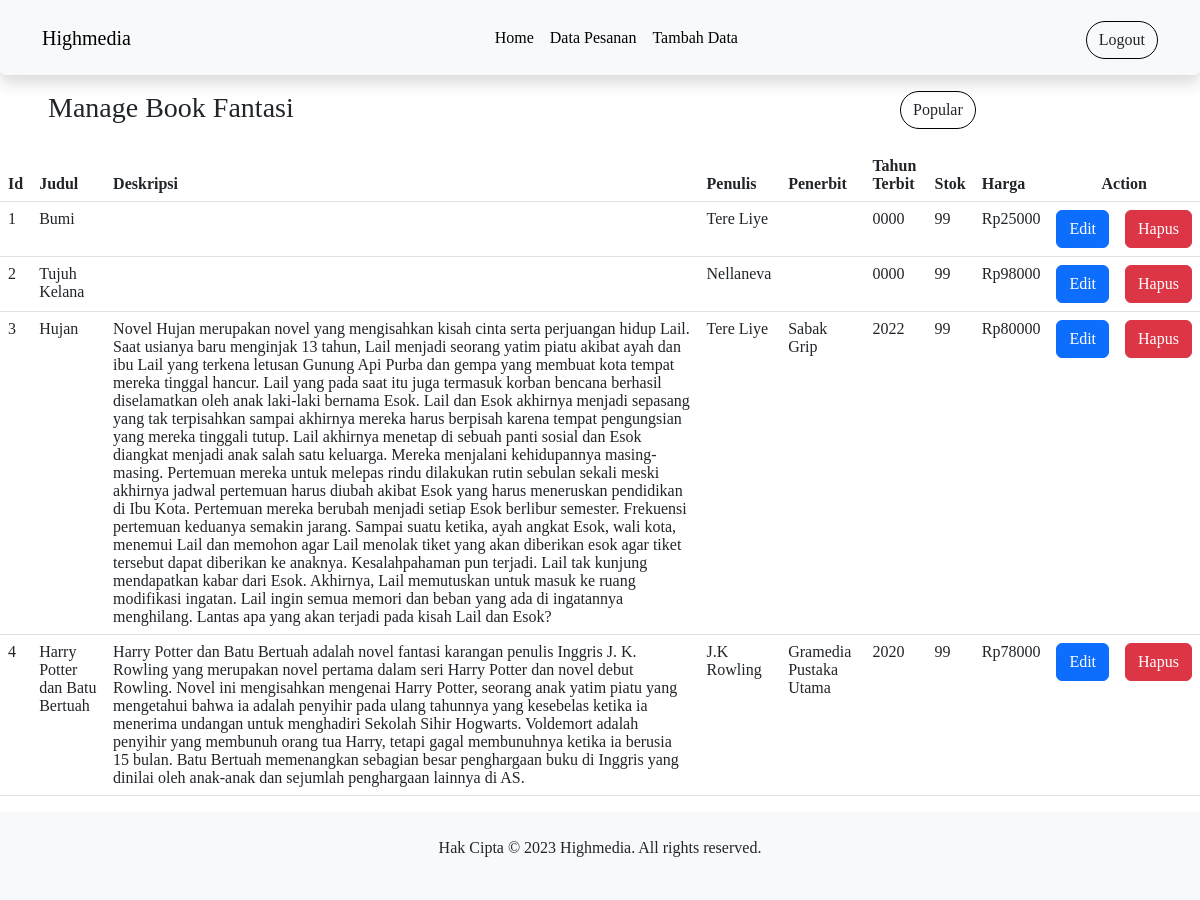
The page /admin/indexFantasi.php on the database its author committed.
### tables this page shows
CREATE TABLE `data_buku_fantasi` (
  `id_buku` int(11) NOT NULL,
  `gambar_buku` varchar(32) NOT NULL,
  `judul_buku` varchar(32) NOT NULL,
  `deskripsi` text NOT NULL,
  `penulis` varchar(32) NOT NULL,
  `penerbit` varchar(32) NOT NULL,
  `tahun_terbit` year(4) NOT NULL,
  `stok` int(11) NOT NULL,
  `harga_satuan` int(11) NOT NULL
);

### koneksi.php (called while the page is built, shortened)
<?php
$koneksi = mysqli_connect("localhost", "root", "", "tokobuku");
function query($query) {
  global $koneksi;
  $result =mysqli_query($koneksi, $query);
  $rows = [];
  while ($row = mysqli_fetch_assoc($result)) {
    $rows[] = $row;
  }
  return $rows;
}
?>

### admin/indexFantasi.php (the view, shortened to what this page needs)
<?php
require '../koneksi.php';
?>
<html>
<head>
  <link rel="stylesheet" href="../css/bootstrap.min.css">
  <link rel="stylesheet" href="../style.css">
</head>
<header>
  <nav class="navbar sticky-top navbar-expand-lg bg-body-tertiary  shadow p-3 mb-3 rounded">
    <div class="container">
      <a class="navbar-brand" href="../index.php">Highmedia</a>
      <div class="collapse navbar-collapse" id="navbarNavAltMarkup">
        <div class="navbar-nav mx-auto">
          <a class="nav-link" aria-current="page" href="index.php">Home</a>
          <a class="nav-link" href="dataPesanan.php">Data Pesanan</a>
          <a class="nav-link" href="tambah.php">Tambah Data</a>
        </div>
        <div class="profile">
          <a href="../login.php" class="btn align-self-end login">Logout</a>
        </div>
      </div>
    </div>
  </nav>
</header>
<body>
  <div class="dataBukuFantasi">
<div class="row">
  <div class="col">
    <div class="white-box">
      <div class="d-md-flex mb-3">
        <h3 class="box-title ms-5">Manage Book Fantasi</h3>
        <div class="col-md-3 col-sm-4 col-xs-6 ms-auto">
        <a href="index.php" class="btn align-self-end login">Popular</a>
        </div>
      </div>
        <div class="table-responsive">
          <table class="table no-wrap">
            <thead>
              <tr>
                <th class="border-top-0">Id</th>
                <th class="border-top-0">Judul</th>
                <th class="border-top-0">Deskripsi</th>
                <th class="border-top-0">Penulis</th>
                <th class="border-top-0">Penerbit</th>
                <th class="border-top-0">Tahun Terbit</th>
                <th class="border-top-0">Stok</th>
                <th class="border-top-0">Harga</th>
                <th class="border-top-0 text-center" colspan="2">Action</th>
              </tr>
            </thead>
            <tbody>
              <?php
                  $noFantasi = 1;
                  $card_buku_fantasi = query("SELECT * FROM `data_buku_fantasi`");
                  foreach($card_buku_fantasi as $dataBukuFantasi){
                ?>
              <tr>
                <td><?php echo $noFantasi++; ?></td>
                <td><?php echo $dataBukuFantasi['judul_buku']; ?></td>
                <td><?php echo $dataBukuFantasi['deskripsi']; ?></td>
                <td><?php echo $dataBukuFantasi['penulis']; ?></td>
                <td><?php echo $dataBukuFantasi['penerbit']; ?></td>
                <td><?php echo $dataBukuFantasi['tahun_terbit']; ?></td>
                <td><?php echo $dataBukuFantasi['stok']; ?></td>
                <td>Rp<?php echo $dataBukuFantasi['harga_satuan']; ?></td>
                <td>
                  <a type="button" class="btn btn-primary edit-btn" data-bs-toggle="modal"
                    data-bs-target="#editModal<?= $noFantasi ?>"
                    data-id="<?php echo $dataBukuFantasi['id_buku']; ?>">Edit</a>
                </td>
                <td>
                  <a href='delete.php?id_buku="<?php echo $dataBuku['id_buku']; ?>"' type="button"
                    class="btn btn-danger">Hapus</a>
              </tr>
              <?php } ?>
            </tbody>
          </table>
        </div>
      </div>
    </div>
  </div>
  <footer class="bg-light text-center py-4">
    <div class="container">
      <p>Hak Cipta &copy; 2023 Highmedia. All rights reserved.</p>
    </div>
  </footer>
</body>
</html>
</body>
</html>

### style.css (style rules this page uses)
.nav-link { color: black; }
* { font-family: 'Times New Roman', Times, serif, 'Poppins'; }
@media (min-width: 992px) { .login { border: 1px solid black; border-radius: 20px; } }
@media (min-width: 992px) { .profile { margin-top: 5px; position: relative; float: right; } }

### rows shown on the page
data_buku_fantasi: judul_buku "Bumi", penulis "Tere Liye", tahun_terbit "0000", stok "99", harga_satuan "25000"
data_buku_fantasi: judul_buku "Tujuh Kelana", penulis "Nellaneva", tahun_terbit "0000", stok "99", harga_satuan "98000"
data_buku_fantasi: judul_buku "Hujan", deskripsi "Novel Hujan merupakan novel yang mengisahkan kisah cinta serta perjuangan hidup Lail. Saat usianya baru menginjak 13 tahun, Lail menjadi seorang yatim piatu akibat ayah dan ibu Lail yang terkena letusan Gunung Api Purba dan gempa yang membuat kota tempat mereka tinggal hancur. Lail yang pada saat itu juga termasuk korban bencana berhasil diselamatkan oleh anak laki-laki bernama Esok. Lail dan Esok akhirnya menjadi sepasang yang tak terpisahkan sampai akhirnya mereka harus berpisah karena tempat pengungsian yang mereka tinggali tutup. Lail akhirnya menetap di sebuah panti sosial dan Esok diangkat menjadi anak salah satu keluarga. Mereka menjalani kehidupannya masing-masing. Pertemuan mereka…", penulis "Tere Liye", penerbit "Sabak Grip", tahun_terbit "2022", stok "99", harga_satuan "80000"
data_buku_fantasi: judul_buku "Harry Potter dan Batu Bertuah", deskripsi "Harry Potter dan Batu Bertuah adalah novel fantasi karangan penulis Inggris J. K. Rowling yang merupakan novel pertama dalam seri Harry Potter dan novel debut Rowling. Novel ini mengisahkan mengenai Harry Potter, seorang anak yatim piatu yang mengetahui bahwa ia adalah penyihir pada ulang tahunnya yang kesebelas ketika ia menerima undangan untuk menghadiri Sekolah Sihir Hogwarts. Voldemort adalah penyihir yang membunuh orang tua Harry, tetapi gagal membunuhnya ketika ia berusia 15 bulan. Batu Bertuah memenangkan sebagian besar penghargaan buku di Inggris yang dinilai oleh anak-anak dan sejumlah penghargaan lainnya di AS.", penulis "J.K Rowling", penerbit "Gramedia Pustaka Utama", tahun_terbit "2020", stok "99", harga_satuan "78000"
